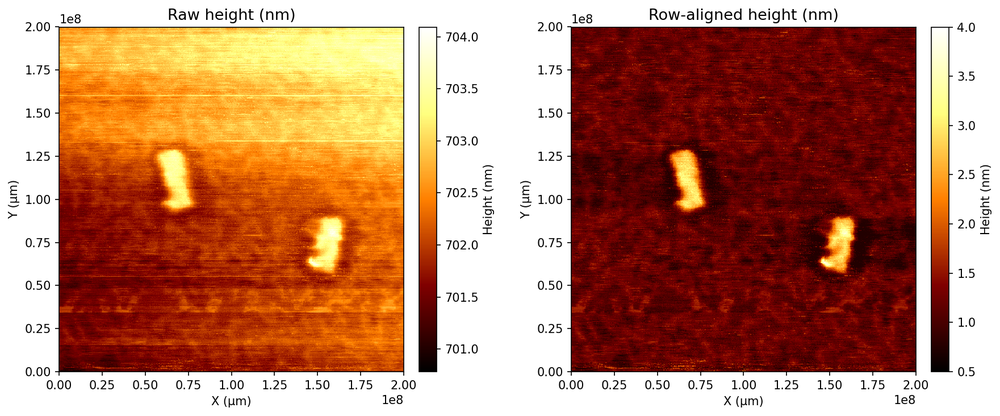
#> input picture afm_height.png, 1000 x 416 px, shrunk from 1761 x 732 before the run
$ python -i preprocessing.py   (imports and definitions only)
#> lines starting #> are read from the running program, lines starting #| are printed output that depends on the picture
import numpy as np
from numpy.polynomial import Polynomial
from scipy.stats import trim_mean

# [72 lines left out: functions fit_plane_subtract, _row_mode_estimate, _row_poly_fit, _trimmed_mean, _trimmed_mean_of_differences, not called in this run]

def align_rows(
    img,
    method="median",                 # "median","modus","polynomial","median_diff","matching","facet_tilt","trimmed_mean","trimmed_mean_diff"
    poly_degree=1,                   # for "polynomial"
    trimmed_fraction=0.1,            # for trimmed_* methods (0..0.5)
    matching_flat_weight=0.5,        # 0..1, weight flat areas more in "matching"
    mask=None                        # optional (H,W) boolean; True=use for estimation
):
    """
    Gwyddion-style Align Rows: correct per-row height offsets/slopes (z), not lateral shifts.
    Returns:
        corrected : (H,W) array
        background: (H,W) array of per-row values subtracted (constant or polynomial per row)
        deltas    : (H,) array of row constants (for methods that yield pure offsets)
    """
    I = np.asarray(img, float)
    H, W = I.shape
    x = np.arange(W, dtype=float)

    if mask is not None:
        mask = mask.astype(bool)
        if mask.shape != I.shape:
            raise ValueError("mask must have same shape as image")

    corrected = I.copy()
    background = np.zeros_like(I)
    deltas = np.zeros(H, float)

    # helper to get per-row estimation mask
    def row_mask(r):
        return None if mask is None else mask[r]

    if method.lower() in ("median", "modus", "polynomial", "trimmed_mean"):
        for r in range(H):
            row = I[r]
            mrow = row_mask(r)
            if method == "median":
                c = np.median(row[mrow]) if mrow is not None else np.median(row)
                bg = np.full(W, c)
                deltas[r] = c
            elif method == "modus":
                c = _row_mode_estimate(row, bins=256, mask=mrow)
                bg = np.full(W, c)
                deltas[r] = c
            elif method == "trimmed_mean":
                p = np.clip(trimmed_fraction, 0.0, 0.5)
                c = _trimmed_mean(row, p, mask=mrow)
                bg = np.full(W, c)
                deltas[r] = c
            else:  # polynomial
                pfit = _row_poly_fit(x, row, deg=poly_degree, mask=mrow)
                bg = pfit(x)
            background[r] = bg
            corrected[r] = row - bg

    elif method.lower() in ("median_diff", "trimmed_mean_diff", "matching", "facet_tilt"):
        # iterative row-to-row corrections, preserving large features better (per docs)
        # start with first row unchanged
        corrected[0] = I[0]
        background[0] = 0.0
        deltas[0] = 0.0

        for r in range(1, H):
            row = I[r]
            prev = corrected[r-1]

            mrow = row_mask(r)
            mprev = row_mask(r-1)
            m12 = None
            if mrow is not None and mprev is not None:
                m12 = mrow & mprev

            if method == "median_diff":
                # subtract median of vertical neighbour differences so median(row-prev)==0
                if m12 is not None and np.any(m12):
                    d = row[m12] - prev[m12]
                else:
                    d = row - prev
                delta = np.median(d)
                bg = np.full(W, delta)
                deltas[r] = delta
                background[r] = bg
                corrected[r] = row - delta

            elif method == "trimmed_mean_diff":
                p = np.clip(trimmed_fraction, 0.0, 0.5)
                delta = _trimmed_mean_of_differences(row, prev, p, mask=m12)
                bg = np.full(W, delta)
                deltas[r] = delta
                background[r] = bg
                corrected[r] = row - delta

            elif method == "matching":
                # Weight flat areas more: w = 1 / (1 + |grad|), compute weighted mean diff
                if m12 is not None and np.any(m12):
                    rr, pp = row[m12], prev[m12]
                else:
                    rr, pp = row, prev
                # gradient magnitude along x to downweight sloped regions
                g = np.abs(np.gradient(pp))
                if m12 is not None and np.any(m12):
                    g = g[m12]
                w = 1.0 / (1.0 + g)
                w /= (w.sum() + 1e-12)
                delta = float(np.sum(w * (rr - pp)))
                bg = np.full(W, delta)
                deltas[r] = delta
                background[r] = bg
                corrected[r] = row - delta

            else:  # facet_tilt
                # Approximate: remove per-row slope so prevalent normals are vertical (docs: tilt only)
                # Robust linear fit of row vs x (weighted by inverse gradient to favor flat facets)
                rr = row.copy()
                if mrow is not None:
                    mm = mrow
                else:
                    mm = np.ones_like(rr, dtype=bool)
                g = np.abs(np.gradient(rr))
                w = 1.0 / (1.0 + g)
                w = w * mm
                w[w < (0.1 * np.max(w))] = 0  # ignore steep edges
                if np.count_nonzero(w) < 4:
                    pfit = Polynomial.fit(x[mm], rr[mm], 1).convert()
                else:
                    # weighted least squares for slope/intercept
                    X = np.c_[x, np.ones_like(x)]
                    W = np.diag(w)
                    beta = np.linalg.lstsq(W @ X, W @ rr, rcond=None)[0]  # [a,b]
                    pfit = Polynomial([beta[1], beta[0]])
                bg = pfit(x)          # tilt only; no offset alignment
                background[r] = bg
                corrected[r] = row - bg
                deltas[r] = float(np.mean(bg))  # informational

    else:
        raise ValueError("Unknown method")

    return corrected, background, deltas

>>> import cv2
>>> picture = cv2.imread('afm_height.png', cv2.IMREAD_GRAYSCALE)
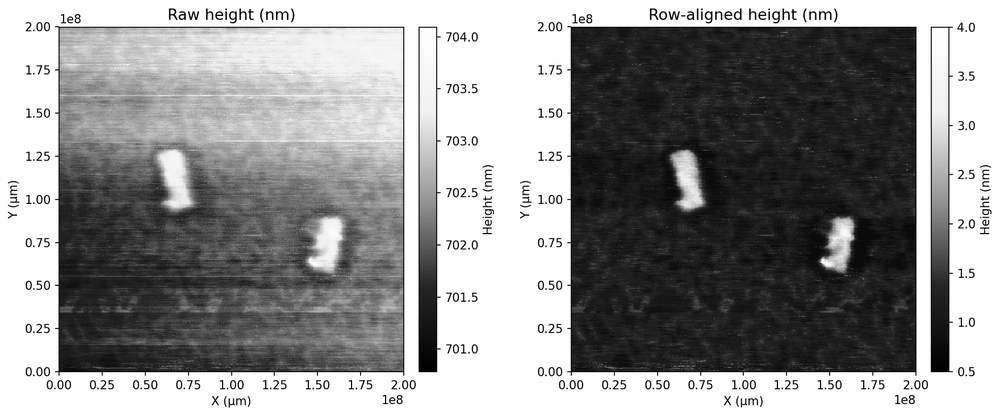
#> picture: shape (416, 1000); min 0, max 255, mean 147.2
>>> result = align_rows(picture)
#> the loop in align_rows, `for r in range(H):` made 416 passes
#> c on passes 1 to 12: 255, 255, 255, 255, 255, 255, 255, 255, 255, 255, 255, 255
#> after the loop in align_rows, `for r in range(H):`:
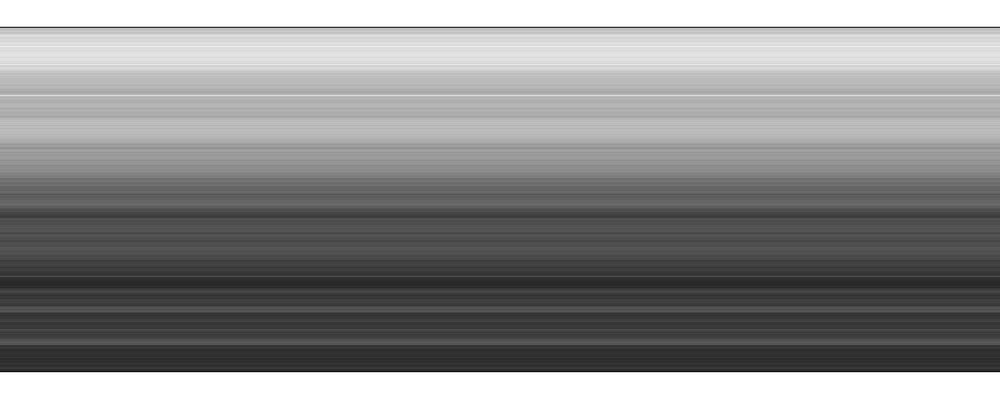
#> background: shape (416, 1000) float64; min 12, max 255, mean 142.2
#> after the loop in align_rows, `for r in range(H):`:
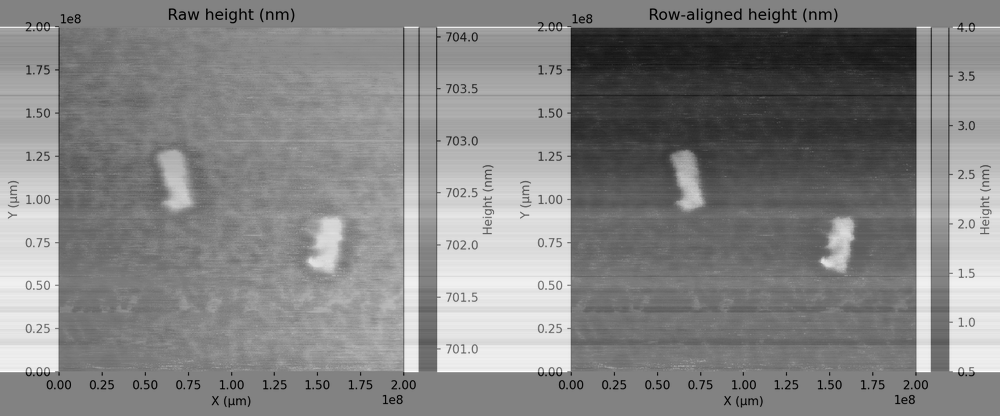
#> corrected: shape (416, 1000) float64; min -255, max 243, mean 5; drawn with min black and max white
#> after the loop in align_rows, `for r in range(H):`: deltas = 416 values, max 255 at index 0, min 12 at index 371, mean 142.2

$ run again, on save-2026.03.02-16.20.58.362.png
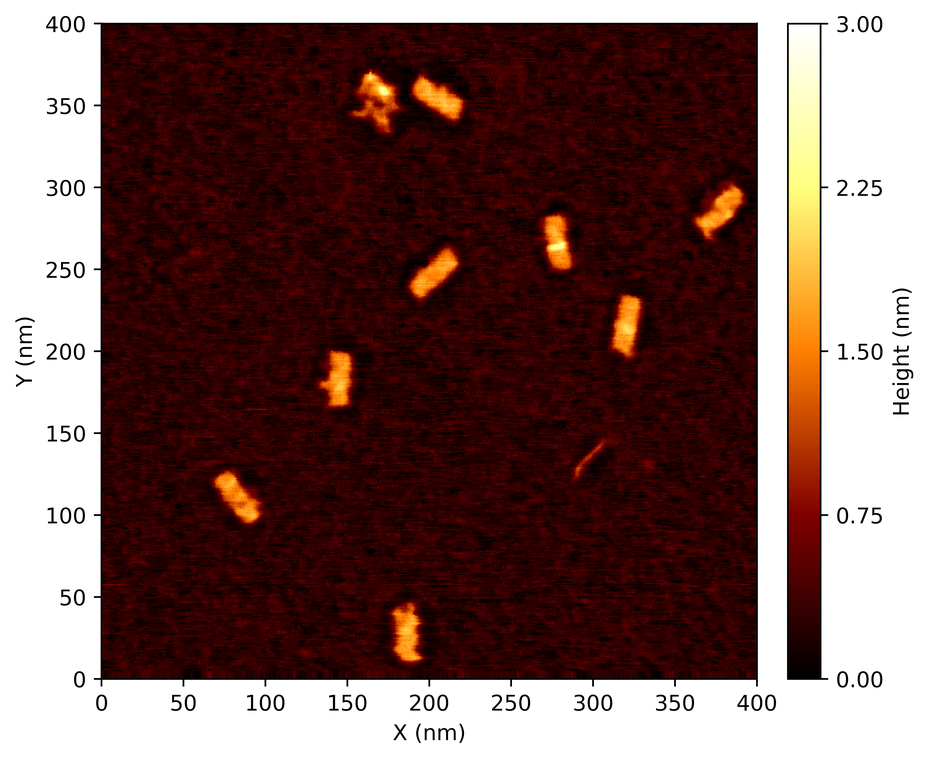
#> input picture save-2026.03.02-16.20.58.362.png, 929 x 760 px, shrunk from 5373 x 4397 before the run
#> `picture = cv2.imread('afm_height.png', cv2.IMREAD_GRAYSCALE)`:
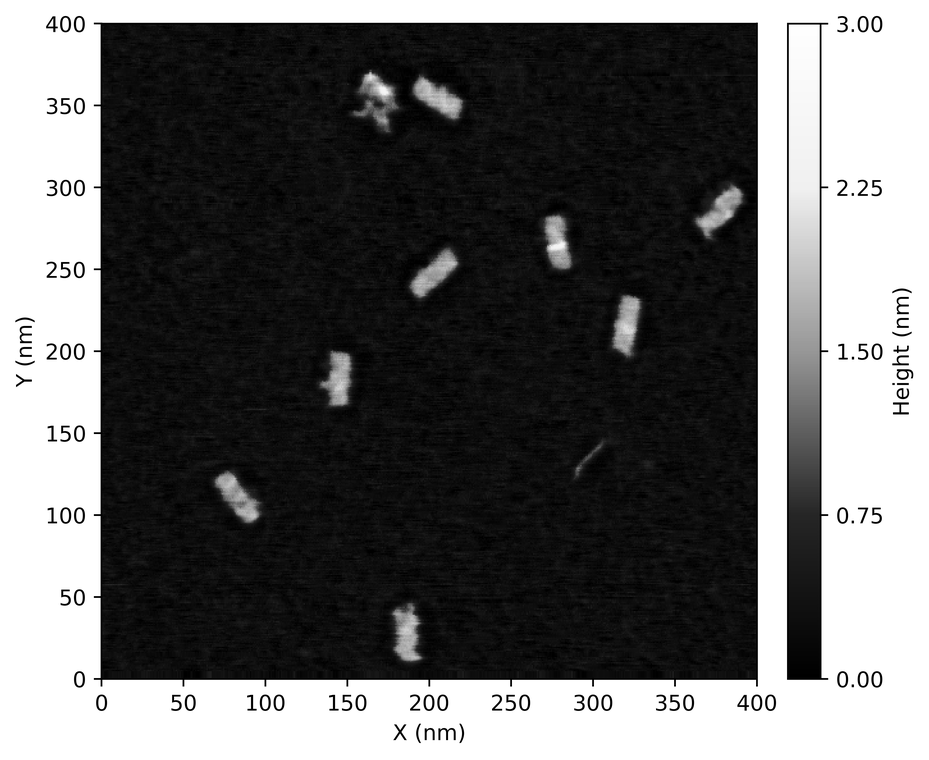
#> picture: shape (760, 929); min 0, max 255, mean 102.5
#> the loop in align_rows, `for r in range(H):` made 760 passes
#> c on passes 1 to 8: 255, 255, 255, 255, 255, 255, 255, 255
#> after the loop in align_rows, `for r in range(H):`:
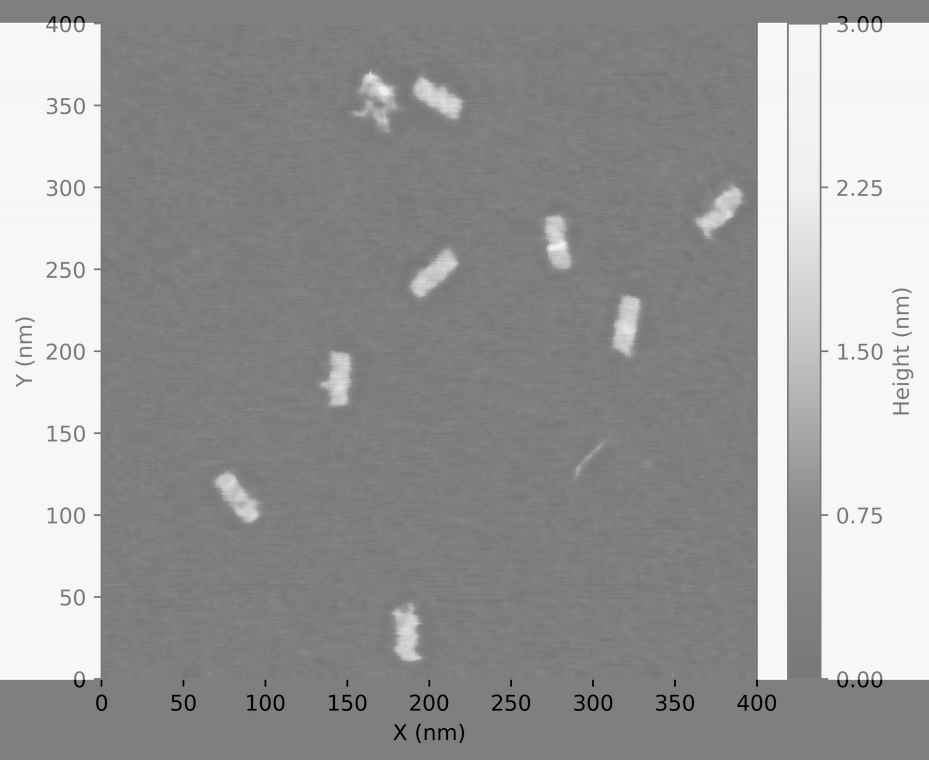
#> corrected: shape (760, 929) float64; min -255, max 255, mean 54.8; drawn with min black and max white
#> after the loop in align_rows, `for r in range(H):`: deltas = 760 values, max 255 at index 0, min 0 at index 23, mean 47.65
